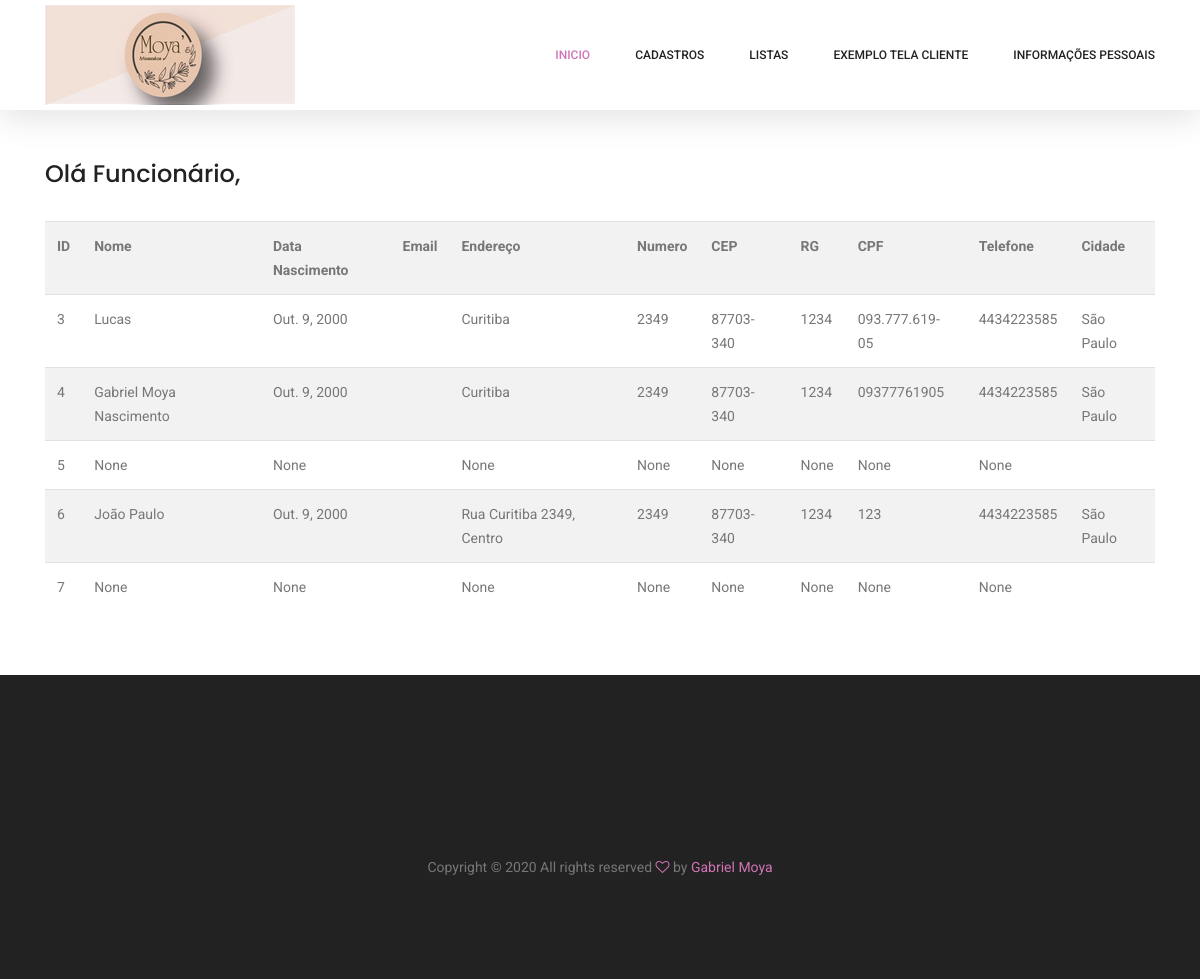
Before: /adm/listar/pessoas/ (signed in) with the older database file.
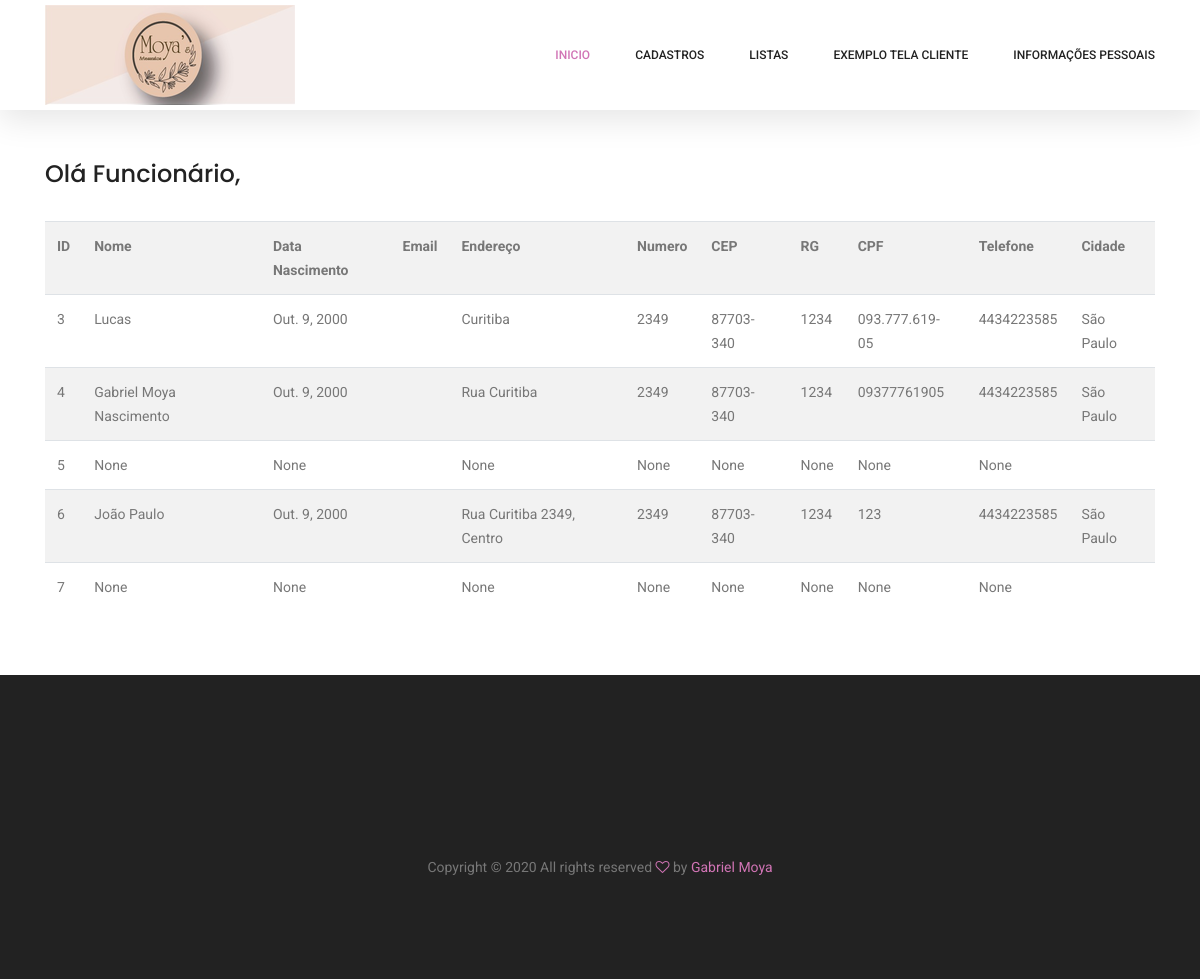
After: the same page with the newer database file.
### cadastros/models.py (models this page shows, shortened)
class Pessoa(models.Model):
    nome = models.CharField(max_length=50, verbose_name="Qual seu nome?", help_text="Digite seu nome completo", null=True)
    nascimento = models.DateField(verbose_name='data de nascimento', null=True)
    endereco = models.CharField(max_length=100, null=True)
    numero = models.CharField(max_length=10, verbose_name="Número", null=True)
    cep = models.CharField(max_length=25, null=True)
    rg = models.CharField(max_length=25, null=True)
    cpf = models.CharField(max_length=25, null=True)
    telefone = models.CharField(max_length=25, null=True)
    cidade = models.ForeignKey(Cidade, on_delete=models.PROTECT, null=True)
    usuario = models.OneToOneField(User, on_delete=models.PROTECT)

class Cidade(models.Model):
    nome = models.CharField(max_length=50)
    estado = models.ForeignKey(Estado, on_delete=models.PROTECT)

### cadastros/views.py (the view)
# urls.py: path('adm/listar/pessoas/', PessoaList.as_view(), name="listar-pessoas"),
class PessoaList(LoginRequiredMixin, ListView):
    model = Pessoa
    template_name = 'cadastros/listar_pessoas.html'
    login_url = reverse_lazy('login')
    def get_queryset(self):
        self.object_list = Pessoa.objects.all()
        return self.object_list

### cadastros/templates/cadastros/listar_pessoas.html
{% extends 'cadastros/formulario.html' %}
{% load crispy_forms_tags %}
{% block conteudo %}
<div class="container mt-5 py-5">
    <div class="row pt-5 mt-3">
        <div class="col-lg">
            {% if request.user.groups.all.0.name == "Administrador" %}
            <h3>Olá Admin,</h3><br>
            {% else %}
            <h3>Olá Funcionário,</h3><br>
            {% endif %}
            <table class="table table-striped">
                <tr>
                    <th>ID</th>
                    <th>Nome</th>
                    <th>Data Nascimento</th>
                    <th>Email</th>
                    <th>Endereço</th>
                    <th>Numero</th>
                    <th>CEP</th>
                    <th>RG</th>
                    <th>CPF</th>
                    <th>Telefone</th>
                    <th>Cidade</th>
                </tr>
                {% for pessoa in object_list %}
                <tr>
                    <td>{{pessoa.pk}}</td>
                    <td>{{pessoa.nome}}</td>
                    <td>{{pessoa.nascimento}}</td>
                    <td>{{pessoa.email}}</td>
                    <td>{{pessoa.endereco}}</td>
                    <td>{{pessoa.numero}}</td>
                    <td>{{pessoa.cep}}</td>
                    <td>{{pessoa.rg}}</td>
                    <td>{{pessoa.cpf}}</td>
                    <td>{{pessoa.telefone}}</td>
                    <td>{{pessoa.cidade.nome}}</td>
                </tr>
                {% empty %}
                <tr>
                    <td colspan="3">Nenhuma pessoa cadastrada!</td>
                </tr>
                {% endfor %}
            </table>
        </div>
    </div>
</div>
{% endblock %}

Changed rows visible on the page:
changed Pessoa "Gabriel Moya Nascimento": endereco "Curitiba" → "Rua Curitiba"
